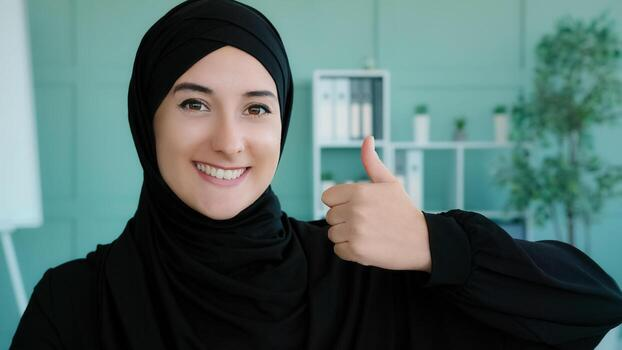
#> input picture female.jpg, 622 x 350 px, given in place of the camera
$ jupyter execute object_counter.ipynb
#> lines starting #> are read from the running program, lines starting #| are printed output that depends on the picture; after the words box and inside, x2 and y2 are one past the last pixel; in counts of white or black regions, pixels touching at a corner belong together
[cell 1]
import cv2
import numpy as np
import datetime

class AdvancedObjectCounter:
    def __init__(self, video_source=0, output_file='annotated_output.avi'):
        """
        Initializes the video capture, background subtractor, and video writer.
        """
        # Capture video from webcam or video file [cite: 7]
        self.cap = cv2.VideoCapture(video_source)

        # Apply background subtraction to detect moving objects [cite: 7]
        # High-Tech tweak: history and varThreshold tuned for better accuracy
        self.bg_subtractor = cv2.createBackgroundSubtractorMOG2(history=500, varThreshold=50, detectShadows=True)

        # Setup video writer to save annotated video output [cite: 8]
        frame_width = int(self.cap.get(cv2.CAP_PROP_FRAME_WIDTH))
        frame_height = int(self.cap.get(cv2.CAP_PROP_FRAME_HEIGHT))
        fps = int(self.cap.get(cv2.CAP_PROP_FPS)) or 30

        self.out = cv2.VideoWriter(output_file, cv2.VideoWriter_fourcc(*'XVID'), fps, (frame_width, frame_height))

        self.count = 0
        # Dynamic line positioning for counting
        self.line_y = frame_height // 2 + 50

    def process_stream(self):
        """
        Main loop to process frames, detect objects, and update the counter.
        """
        print("[INFO] Starting video stream... Press 'ESC' to exit.")

        while self.cap.isOpened():
            ret, frame = self.cap.read()
#> frame is the input picture: shape (350, 622, 3); mean B, G, R 102.2, 105.6, 81.4
            if not ret:
                break

            # Get background mask
            fg_mask = self.bg_subtractor.apply(frame)
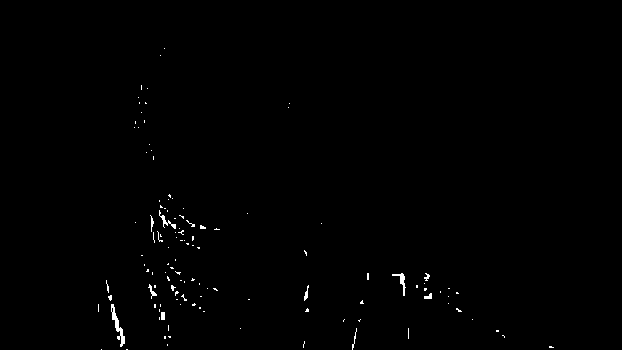
#> fg_mask: shape (350, 622); values 127 (black) and 255 (white), 0.5% white in thin lines or dots, all inside (x1, y1, x2, y2) = (98, 48, 554, 350)

            # --- OUT OF THE BOX FEATURE: Morphological Cleaning ---
            # Removes random camera noise so bugs/dust aren't counted
            kernel = cv2.getStructuringElement(cv2.MORPH_ELLIPSE, (5, 5))
            fg_mask = cv2.morphologyEx(fg_mask, cv2.MORPH_OPEN, kernel)
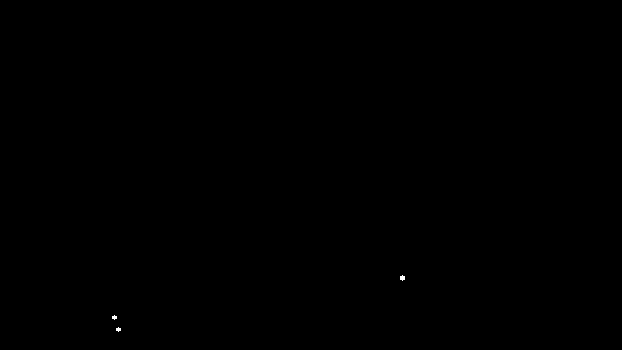
#> fg_mask: shape (350, 622); values 127 (black) and 255 (white), 0.03% white; 3 white regions (2 under 20 px), largest, box (x1, y1, x2, y2) and area: (400, 275, 405, 281) 22
            fg_mask = cv2.morphologyEx(fg_mask, cv2.MORPH_CLOSE, kernel)

            # Find contours of moving objects
            contours, _ = cv2.findContours(fg_mask, cv2.RETR_EXTERNAL, cv2.CHAIN_APPROX_SIMPLE)
#> contours = [[[0, 0], [0, 349], [621, 349], [621, 0]]]

            # Draw the counting reference line
            cv2.line(frame, (0, self.line_y), (frame.shape[1], self.line_y), (0, 255, 255), 2)
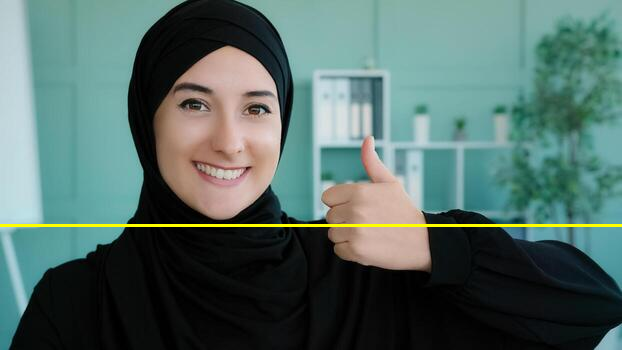
#> frame: shape (350, 622, 3); 0.86% of pixels changed, all inside (x1, y1, x2, y2) = (0, 224, 622, 227)

            for cnt in contours:
                # Filter out small movements
                if cv2.contourArea(cnt) > 3000:
                    x, y, w, h = cv2.boundingRect(cnt)

                    # Draw bounding boxes around detected objects [cite: 7]
                    cv2.rectangle(frame, (x, y), (x+w, y+h), (0, 255, 0), 2)

                    # Calculate centroid for tracking
                    cx, cy = x + w//2, y + h//2
                    cv2.circle(frame, (cx, cy), 5, (0, 0, 255), -1)

                    # Counting logic: If centroid touches the line
                    if self.line_y - 6 < cy < self.line_y + 6:
                        self.count += 1
                        # Flash the line red when an object crosses
                        cv2.line(frame, (0, self.line_y), (frame.shape[1], self.line_y), (0, 0, 255), 4)
#> this loop made 1 pass
#> (cnt, x, y, w, h, cx, cy) on pass 1: ([[0, 0], [0, 349], [621, 349], [621, 0]], 0, 0, 622, 350, 311, 175)
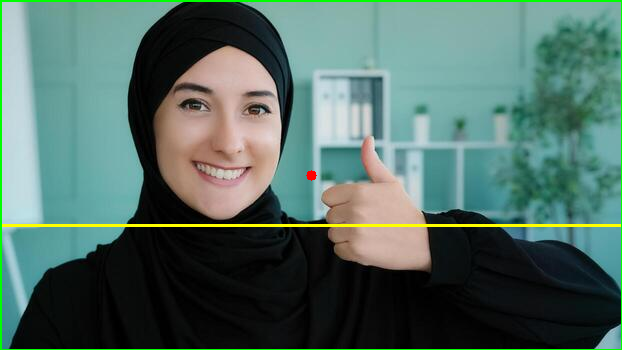
#> frame: shape (350, 622, 3); 1.37% of pixels changed, all inside (x1, y1, x2, y2) = (0, 0, 622, 350)
#> after the loop, self.count = 0

            # Maintain and display a live object counter [cite: 8]
            # --- OUT OF THE BOX FEATURE: Professional HUD ---
            cv2.rectangle(frame, (10, 10), (350, 110), (0, 0, 0), -1) # Dark background for text
            cv2.putText(frame, f"Live Object Count: {self.count}", (20, 50),
                        cv2.FONT_HERSHEY_SIMPLEX, 0.8, (0, 255, 0), 2)
            cv2.putText(frame, f"Status: Active | Time: {datetime.datetime.now().strftime('%H:%M:%S')}",
                        (20, 90), cv2.FONT_HERSHEY_SIMPLEX, 0.5, (0, 255, 255), 1)
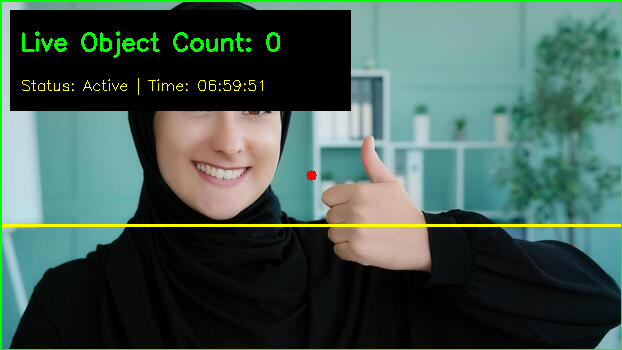
#> frame: shape (350, 622, 3); mean B, G, R 80, 90.8, 65.8

            # Save frame to output file [cite: 8]
            self.out.write(frame)

            # Display the result
            cv2.imshow("Advanced Object Tracker & Counter", frame)

            # Exit condition
            if cv2.waitKey(30) & 0xFF == 27: # 27 is the ESC key
#> (key Esc is pressed here)
                break

        # Cleanup
        self.cap.release()
        self.out.release()
        cv2.destroyAllWindows()
        print(f"[INFO] Video saved successfully. Total objects counted: {self.count}")
#| [INFO] Video saved successfully. Total objects counted: 0

if __name__ == "__main__":
    # To use a video file instead of webcam, pass the path: video_source='traffic.mp4'
    tracker = AdvancedObjectCounter(video_source=0)
    tracker.process_stream()
